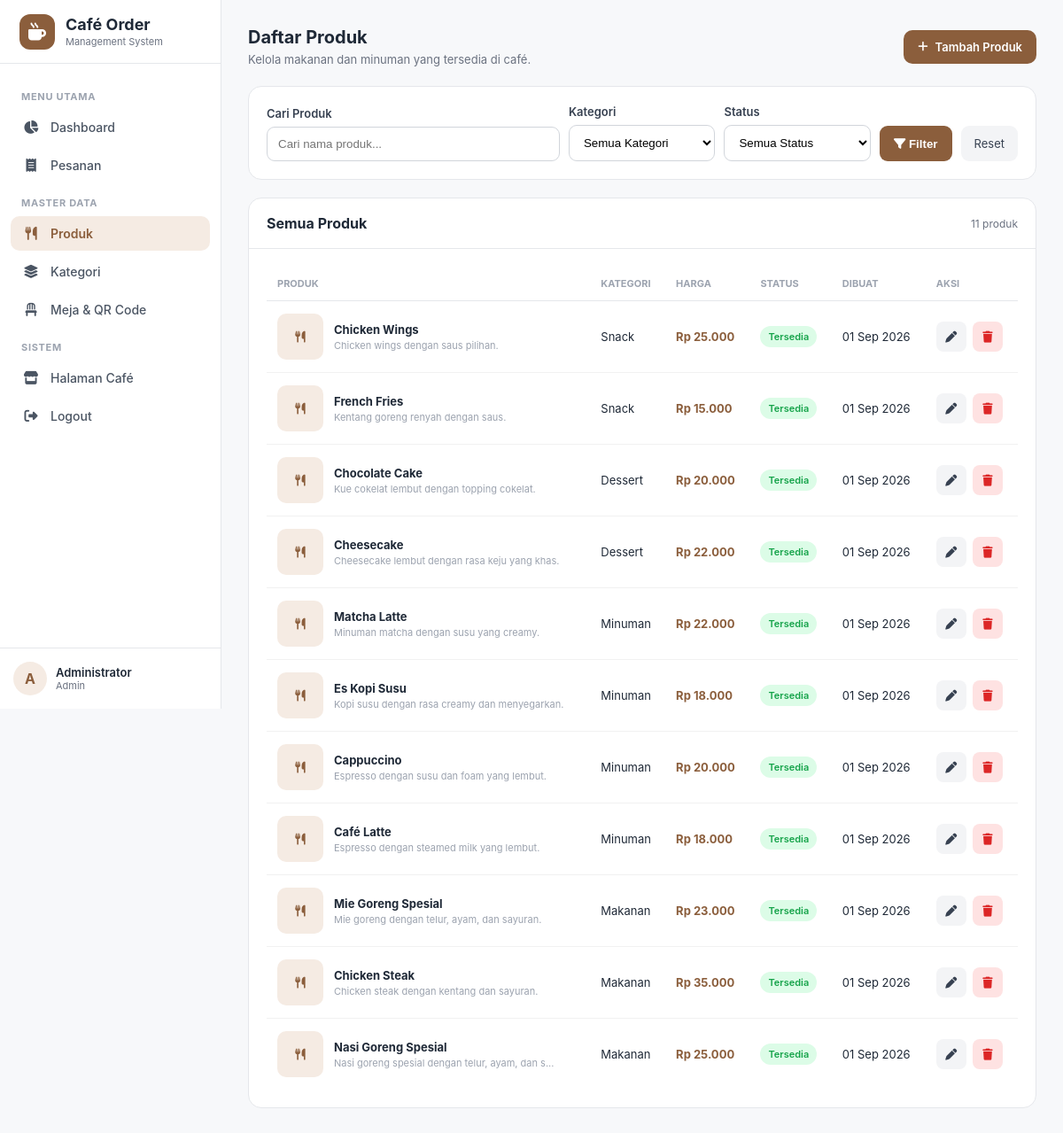
/admin/produk/index.php (signed in), run on the app's committed database.
### tables this page shows
CREATE TABLE products (
    id INT UNSIGNED AUTO_INCREMENT PRIMARY KEY,
    category_id INT UNSIGNED NOT NULL,
    nama_produk VARCHAR(150) NOT NULL,
    deskripsi TEXT NULL,
    harga DECIMAL(12,2) NOT NULL DEFAULT 0,
    gambar VARCHAR(255) NULL,
    status ENUM('tersedia', 'habis', 'nonaktif') NOT NULL DEFAULT 'tersedia',
    created_at TIMESTAMP DEFAULT CURRENT_TIMESTAMP,
    updated_at TIMESTAMP DEFAULT CURRENT_TIMESTAMP ON UPDATE CURRENT_TIMESTAMP,

    CONSTRAINT fk_products_category
        FOREIGN KEY (category_id)
        REFERENCES categories(id)
        ON UPDATE CASCADE
        ON DELETE RESTRICT
);

CREATE TABLE categories (
    id INT UNSIGNED AUTO_INCREMENT PRIMARY KEY,
    nama_kategori VARCHAR(100) NOT NULL,
    deskripsi TEXT NULL,
    status ENUM('aktif', 'nonaktif') NOT NULL DEFAULT 'aktif',
    created_at TIMESTAMP DEFAULT CURRENT_TIMESTAMP,
    updated_at TIMESTAMP DEFAULT CURRENT_TIMESTAMP ON UPDATE CURRENT_TIMESTAMP
);

### admin/produk/index.php (the view, shortened to what this page needs)
<?php
require_once "../../config/database.php";
require_once "../../includes/header.php";
require_once "../../includes/navbar.php";
$keyword     = trim($_GET['keyword'] ?? '');
$sql = "
    SELECT
        p.id,
        p.nama_produk,
        p.deskripsi,
        p.harga,
        p.gambar,
        p.status,
        p.created_at,
        c.nama_kategori
    FROM products p
    LEFT JOIN categories c ON c.id = p.category_id
    WHERE 1=1
";
$params = [];
$sql .= " ORDER BY p.id DESC";
$stmt = $pdo->prepare($sql);
$stmt->execute($params);
$products = $stmt->fetchAll();
?>
<div class="main-wrapper">
    <div class="content">
        <div style="display: flex; justify-content: space-between; align-items: center; gap: 15px; flex-wrap: wrap; margin-bottom: 22px;">
            <div>
                <h2 style="margin: 0 0 5px; font-size: 20px;">Daftar Produk</h2>
                <p style="margin: 0; color: #6b7280; font-size: 13px;">Kelola makanan dan minuman yang tersedia di café.</p>
            </div>
            <a href="tambah.php" style="display: inline-flex; align-items: center; gap: 8px; padding: 11px 16px; background: #8b5e3c; color: white; text-decoration: none; border-radius: 10px; font-size: 13px; font-weight: 600;">
                <i class="fa-solid fa-plus"></i> Tambah Produk
            </a>
        </div>
        <div class="panel" style="margin-bottom: 20px;">
            <div class="panel-body">
                <form method="GET" style="display: grid; grid-template-columns: 2fr 1fr 1fr auto auto; gap: 10px; align-items: end;">
                    <div class="form-group" style="margin: 0;">
                        <label>Cari Produk</label>
                        <input type="text" name="keyword" value="<?= htmlspecialchars($keyword) ?>" placeholder="Cari nama produk..." style="width: 100%; padding: 11px 12px; border: 1px solid #d1d5db; border-radius: 9px;">
                    </div>
                    <div class="form-group" style="margin: 0;">
                        <label>Kategori</label>
                        <select name="category_id" style="width: 100%; padding: 11px 12px; border: 1px solid #d1d5db; border-radius: 9px; background: white;">
                            <option value="">Semua Kategori</option>
                        </select>
                    </div>
                    <div class="form-group" style="margin: 0;">
                        <label>Status</label>
                        <select name="status" style="width: 100%; padding: 11px 12px; border: 1px solid #d1d5db; border-radius: 9px; background: white;">
                            <option value="">Semua Status</option>
                        </select>
                    </div>
                    <button type="submit" style="height: 40px; padding: 0 16px; border: 0; border-radius: 9px; background: #8b5e3c; color: white; cursor: pointer; font-weight: 600;">
                        <i class="fa-solid fa-filter"></i> Filter
                    </button>
                    <a href="index.php" style="height: 40px; display: flex; align-items: center; justify-content: center; padding: 0 15px; border-radius: 9px; background: #f3f4f6; color: #374151; text-decoration: none; font-size: 13px;">
                        Reset
                    </a>
                </form>
            </div>
        </div>
        <div class="panel">
            <div class="panel-header">
                <h3 class="panel-title">Semua Produk</h3>
                <span style="color: #6b7280; font-size: 12px;"><?= count($products) ?> produk</span>
            </div>
            <div class="panel-body">
                <div class="table-responsive">
                    <table class="data-table">
                        <thead>
                            <tr>
                                <th>Produk</th>
                                <th>Kategori</th>
                                <th>Harga</th>
                                <th>Status</th>
                                <th>Dibuat</th>
                                <th>Aksi</th>
                            </tr>
                        </thead>
                        <tbody>
                            <?php if (empty($products)): ?>
                                <tr>
                                    <td colspan="6" style="text-align: center; padding: 45px; color: #9ca3af;">
                                        <i class="fa-solid fa-utensils" style="font-size: 32px; margin-bottom: 12px;"></i><br>
                                        Tidak ada produk ditemukan.
                                    </td>
                                </tr>
                            <?php else: ?>
                                <?php foreach ($products as $product): ?>
                                    <tr>
                                        <td>
                                            <div style="display: flex; align-items: center; gap: 12px;">
                                                <?php if (!empty($product['gambar'])): ?>
                                                    <img src="<?= BASE_URL ?>assets/uploads/produk/<?= htmlspecialchars($product['gambar']) ?>" alt="<?= htmlspecialchars($product['nama_produk']) ?>" style="width: 52px; height: 52px; object-fit: cover; border-radius: 10px; border: 1px solid #e5e7eb;">
                                                <?php else: ?>
                                                    <div style="width: 52px; height: 52px; border-radius: 10px; background: #f5ebe3; color: #8b5e3c; display: flex; align-items: center; justify-content: center;">
                                                        <i class="fa-solid fa-utensils"></i>
                                                    </div>
                                                <?php endif; ?>
                                                <div>
                                                    <strong><?= htmlspecialchars($product['nama_produk']) ?></strong>
                                                    <?php if (!empty($product['deskripsi'])): ?>
                                                        <div style="color: #9ca3af; font-size: 11px; margin-top: 3px;">
                                                            <?= htmlspecialchars(strlen($product['deskripsi']) > 45 ? substr($product['deskripsi'], 0, 45) . '...' : $product['deskripsi']) ?>
                                                        </div>
                                                    <?php endif; ?>
                                                </div>
                                            </div>
                                        </td>
                                        <td><?= htmlspecialchars($product['nama_kategori'] ?? 'Tanpa kategori') ?></td>
                                        <td><strong style="color: #8b5e3c;">Rp <?= number_format($product['harga'], 0, ',', '.') ?></strong></td>
                                        <td>
                                            <?php
                                            $statusClass = 'badge-info';
                                            if ($product['status'] === 'tersedia') {
                                                $statusClass = 'badge-success';
                                            } elseif ($product['status'] === 'habis') {
                                                $statusClass = 'badge-warning';
                                            } elseif ($product['status'] === 'nonaktif') {
                                                $statusClass = 'badge-danger';
                                            }
                                            ?>
                                            <span class="badge <?= $statusClass ?>"><?= htmlspecialchars(ucfirst($product['status'])) ?></span>
                                        </td>
                                        <td><?= date('d M Y', strtotime($product['created_at'])) ?></td>
                                        <td>
                                            <div style="display: flex; gap: 7px;">
                                                <a href="edit.php?id=<?= $product['id'] ?>" title="Edit" style="width: 34px; height: 34px; display: flex; align-items: center; justify-content: center; border-radius: 8px; background: #f3f4f6; color: #374151; text-decoration: none;">
                                                    <i class="fa-solid fa-pen"></i>
                                                </a>
                                                <a href="hapus.php?id=<?= $product['id'] ?>" title="Hapus" onclick="return confirm('Yakin ingin menghapus produk ini?');" style="width: 34px; height: 34px; display: flex; align-items: center; justify-content: center; border-radius: 8px; background: #fee2e2; color: #dc2626; text-decoration: none;">
                                                    <i class="fa-solid fa-trash"></i>
                                                </a>
                                            </div>
                                        </td>
                                    </tr>
                                <?php endforeach; ?>
                            <?php endif; ?>
                        </tbody>
                    </table>
                </div>
            </div>
        </div>
    </div>
</div>
<?php
require_once "../../includes/footer.php";
?>

### data on the page
products: nama_produk "Chicken Wings", deskripsi "Chicken wings dengan saus pilihan.", category.nama_kategori "Snack", harga "25.000", status "Tersedia", created_at "01 Sep 2026"
products: nama_produk "French Fries", deskripsi "Kentang goreng renyah dengan saus.", category.nama_kategori "Snack", harga "15.000", status "Tersedia", created_at "01 Sep 2026"
products: nama_produk "Chocolate Cake", deskripsi "Kue cokelat lembut dengan topping cokelat.", category.nama_kategori "Dessert", harga "20.000", status "Tersedia", created_at "01 Sep 2026"
products: nama_produk "Cheesecake", deskripsi "Cheesecake lembut dengan rasa keju yang khas.", category.nama_kategori "Dessert", harga "22.000", status "Tersedia", created_at "01 Sep 2026"
products: nama_produk "Matcha Latte", deskripsi "Minuman matcha dengan susu yang creamy.", category.nama_kategori "Minuman", harga "22.000", status "Tersedia", created_at "01 Sep 2026"
products: nama_produk "Es Kopi Susu", deskripsi "Kopi susu dengan rasa creamy dan menyegarkan.", category.nama_kategori "Minuman", harga "18.000", status "Tersedia", created_at "01 Sep 2026"
products: nama_produk "Cappuccino", deskripsi "Espresso dengan susu dan foam yang lembut.", category.nama_kategori "Minuman", harga "20.000", status "Tersedia", created_at "01 Sep 2026"
products: nama_produk "Café Latte", deskripsi "Espresso dengan steamed milk yang lembut.", category.nama_kategori "Minuman", harga "18.000", status "Tersedia", created_at "01 Sep 2026"
products: nama_produk "Mie Goreng Spesial", deskripsi "Mie goreng dengan telur, ayam, dan sayuran.", category.nama_kategori "Makanan", harga "23.000", status "Tersedia", created_at "01 Sep 2026", $product['id'] 3 (drawn)
products: nama_produk "Chicken Steak", deskripsi "Chicken steak dengan kentang dan sayuran.", category.nama_kategori "Makanan", harga "35.000", status "Tersedia", created_at "01 Sep 2026"
products: nama_produk "Nasi Goreng Spesial", deskripsi "Nasi goreng spesial dengan telur, ayam, dan s...", category.nama_kategori "Makanan", harga "25.000", status "Tersedia", created_at "01 Sep 2026"

### other printed values
substr($user_name, 0, 1) "A"
$user_name "Administrator"
$user_role "Admin"
count($products) "11"
